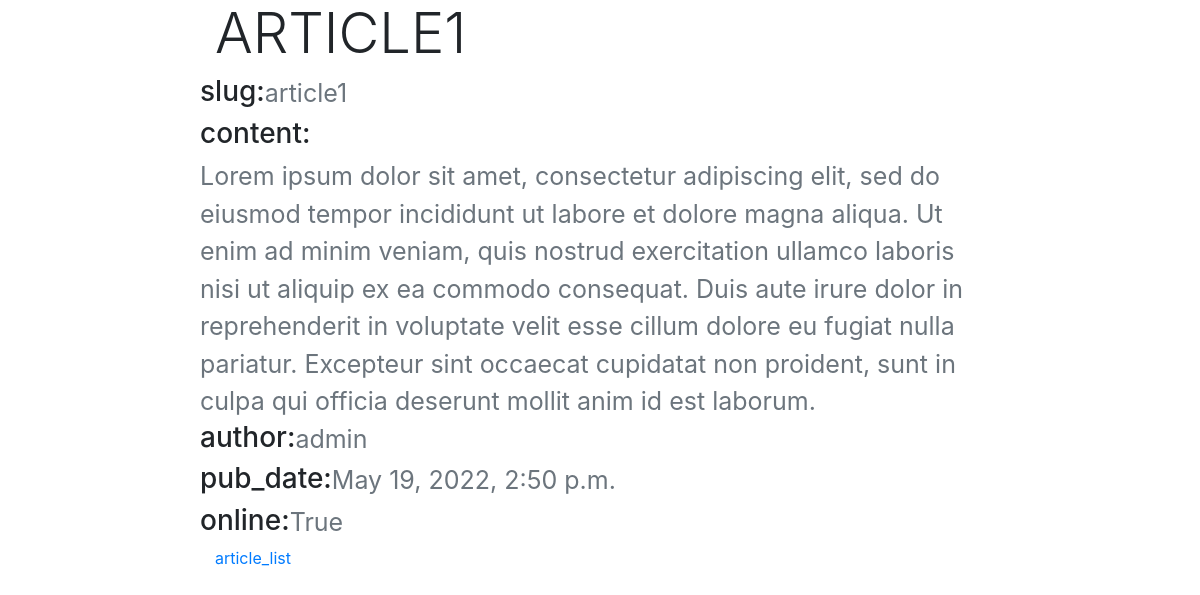
/task/article1/7/, run on the app's committed database.
### task/models.py (models this page shows)
class Blog_article(models.Model):
    title = models.CharField(max_length=250)
    slug = models.SlugField()
    content=models.TextField()
    author=models.ForeignKey(User, on_delete=models.CASCADE)
    pub_date = models.DateTimeField('date published')
    online=models.BooleanField()

### task/views.py (the view)
# urls.py: path('<slug:slug>/<int:id>/', blog_articleDetail.as_view(), name='blog_article_detail'),
class blog_articleDetail(DetailView):
    model = Blog_article
    template_name = 'blog_article_detail.html'
    context_object_name = 'Blog_article'

### task/templates/blog_article_detail.html (shortened to what this page needs)
{% extends "base.html" %}
    {% block content %}
    <div class="container" style="max-width:800px">
        <div class="">
            <h1 class="display-4">{{Blog_article.title}}</h1>
            <div class="">
                <div class="row">
                    <h3>slug: </h3>
                <text class="text-muted">{{Blog_article.slug}}</text>
                </div>
                <div class="row">
                    <h3>content: </h3>
                <text class="text-muted">{{Blog_article.content}}</text>
                </div>
                <div class="row">
                    <h3>author: </h3>
                <text class="text-muted">{{Blog_article.author}}</text>
                </div>
                <div class="row">
                    <h3>pub_date: </h3>
                <text class="text-muted">{{Blog_article.pub_date}}</text>
                </div>
                <div class="row">
                    <h3>online: </h3>
                <text class="text-muted">{{Blog_article.online}}</text>
                </div>
            </div>
        </div>
        <a href="{% url 'blog_article_list' %}">article_list</a>
    {% endblock %}

### task/templates/base.html (shortened to what this page needs)
<!doctype html>
<html lang="en">
<head>
    <link rel="stylesheet" href="https://stackpath.bootstrapcdn.com/bootstrap/4.5.2/css/bootstrap.min.css"
>
</head>
<body>
    {% block content %}
    {% endblock %}
</body>
</html>

### task/templates/blog_article_detail.html (style rules this page uses)
.text-muted { font-size: 25px; }

### data on the page
Blog_article: title "ARTICLE1", slug "article1", content "Lorem ipsum dolor sit amet, consectetur adipiscing elit, sed do eiusmod tempor incididunt ut labore et dolore magna aliqua. Ut enim ad minim veniam, quis nostrud exercitation ullamco laboris nisi ut aliquip ex ea commodo consequat. Duis aute irure dolor in reprehenderit in voluptate velit esse cillum dolore eu fugiat nulla pariatur. Excepteur sint occaecat cupidatat non proident, sunt in culpa qui officia deserunt mollit anim id est laborum.", author "admin", pub_date "May 19, 2022, 2:50 p.m.", online "True"
